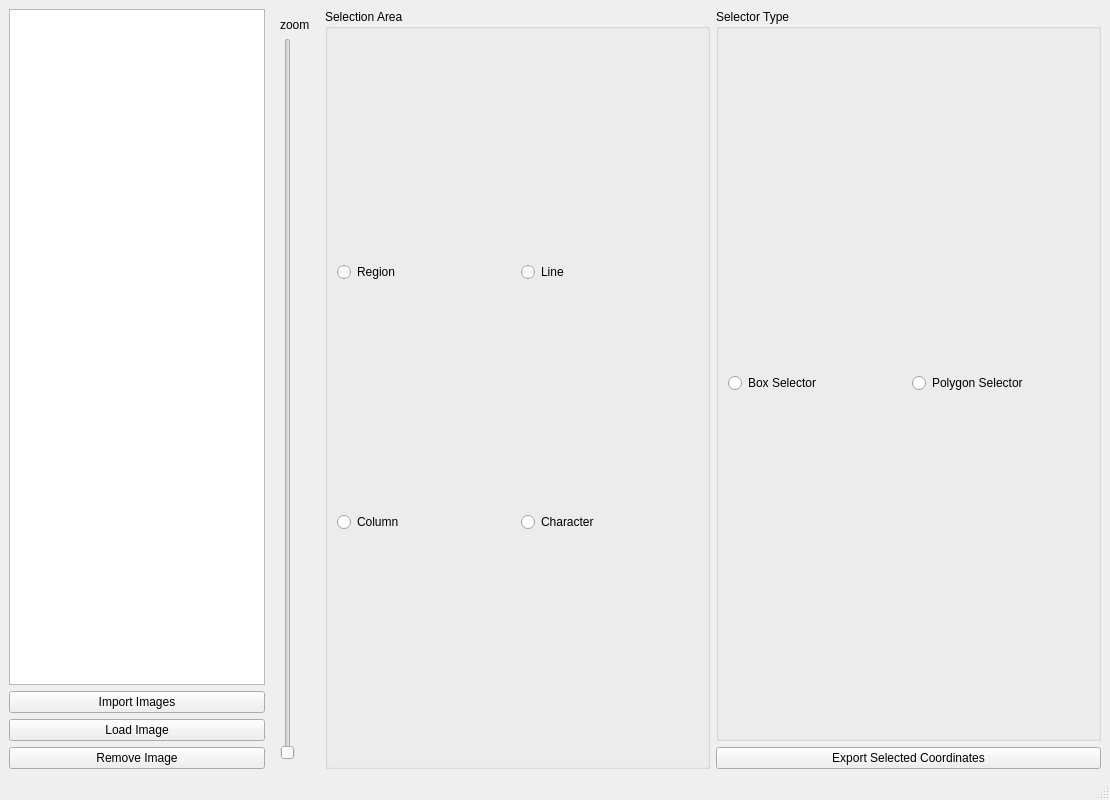
<?xml version="1.0" encoding="UTF-8"?>
<ui version="4.0">
 <class>MainWindow</class>
 <widget class="QMainWindow" name="MainWindow">
  <property name="geometry">
   <rect>
    <x>0</x>
    <y>0</y>
    <width>1110</width>
    <height>800</height>
   </rect>
  </property>
  <property name="sizePolicy">
   <sizepolicy hsizetype="MinimumExpanding" vsizetype="MinimumExpanding">
    <horstretch>0</horstretch>
    <verstretch>0</verstretch>
   </sizepolicy>
  </property>
  <property name="minimumSize">
   <size>
    <width>800</width>
    <height>600</height>
   </size>
  </property>
  <property name="windowTitle">
   <string>MainWindow</string>
  </property>
  <widget class="QWidget" name="centralwidget">
   <property name="sizePolicy">
    <sizepolicy hsizetype="MinimumExpanding" vsizetype="MinimumExpanding">
     <horstretch>0</horstretch>
     <verstretch>0</verstretch>
    </sizepolicy>
   </property>
   <layout class="QHBoxLayout" name="horizontalLayout_2">
    <item>
     <layout class="QHBoxLayout" name="mainLayout_horizontal" stretch="0,0,1">
      <item>
       <layout class="QVBoxLayout" name="ImageListWidget">
        <item>
         <widget class="QListWidget" name="imageListWidget"/>
        </item>
        <item>
         <widget class="QPushButton" name="importImagesButton">
          <property name="text">
           <string>Import Images</string>
          </property>
         </widget>
        </item>
        <item>
         <widget class="QPushButton" name="loadImageButton">
          <property name="text">
           <string>Load Image</string>
          </property>
         </widget>
        </item>
        <item>
         <widget class="QPushButton" name="removeImageButton">
          <property name="text">
           <string>Remove Image</string>
          </property>
         </widget>
        </item>
       </layout>
      </item>
      <item>
       <widget class="QWidget" name="SlidersWidget" native="true">
        <layout class="QHBoxLayout" name="slidersLayout_horizontal">
         <item>
          <layout class="QVBoxLayout" name="zoomLayout_vertical">
           <item>
            <widget class="QLabel" name="zoom_label">
             <property name="sizePolicy">
              <sizepolicy hsizetype="Fixed" vsizetype="Fixed">
               <horstretch>0</horstretch>
               <verstretch>0</verstretch>
              </sizepolicy>
             </property>
             <property name="text">
              <string>zoom</string>
             </property>
            </widget>
           </item>
           <item>
            <widget class="QSlider" name="zoomSlider_vertical">
             <property name="orientation">
              <enum>Qt::Vertical</enum>
             </property>
            </widget>
           </item>
          </layout>
         </item>
        </layout>
       </widget>
      </item>
      <item>
       <layout class="QVBoxLayout" name="GraphicWidget" stretch="0">
        <item>
         <layout class="QHBoxLayout" name="selectionWidget" stretch="0,0">
          <item>
           <widget class="QGroupBox" name="exportChoices">
            <property name="title">
             <string>Selection Area</string>
            </property>
            <layout class="QGridLayout" name="gridLayout">
             <item row="0" column="0">
              <widget class="QRadioButton" name="exportRegionRbutton">
               <property name="text">
                <string>Region</string>
               </property>
              </widget>
             </item>
             <item row="1" column="0">
              <widget class="QRadioButton" name="exportColumnRbutton">
               <property name="text">
                <string>Column</string>
               </property>
              </widget>
             </item>
             <item row="0" column="1">
              <widget class="QRadioButton" name="exportLineRbutton">
               <property name="text">
                <string>Line</string>
               </property>
              </widget>
             </item>
             <item row="1" column="1">
              <widget class="QRadioButton" name="exportCharRbutton">
               <property name="text">
                <string>Character</string>
               </property>
              </widget>
             </item>
            </layout>
           </widget>
          </item>
          <item>
           <layout class="QVBoxLayout" name="verticalLayout_2">
            <item>
             <widget class="QGroupBox" name="selectorTypes">
              <property name="title">
               <string>Selector Type</string>
              </property>
              <layout class="QHBoxLayout" name="horizontalLayout_3">
               <item>
                <widget class="QRadioButton" name="boxSelectorRButton">
                 <property name="text">
                  <string>Box Selector</string>
                 </property>
                </widget>
               </item>
               <item>
                <widget class="QRadioButton" name="polygonSelectorRButton">
                 <property name="text">
                  <string>Polygon Selector</string>
                 </property>
                </widget>
               </item>
              </layout>
             </widget>
            </item>
            <item>
             <widget class="QPushButton" name="exportImageButton_push">
              <property name="text">
               <string>Export Selected Coordinates</string>
              </property>
             </widget>
            </item>
           </layout>
          </item>
         </layout>
        </item>
       </layout>
      </item>
     </layout>
    </item>
   </layout>
  </widget>
  <widget class="QMenuBar" name="menubar">
   <property name="geometry">
    <rect>
     <x>0</x>
     <y>0</y>
     <width>1110</width>
     <height>23</height>
    </rect>
   </property>
  </widget>
  <widget class="QStatusBar" name="statusbar"/>
 </widget>
 <resources/>
 <connections/>
</ui>
